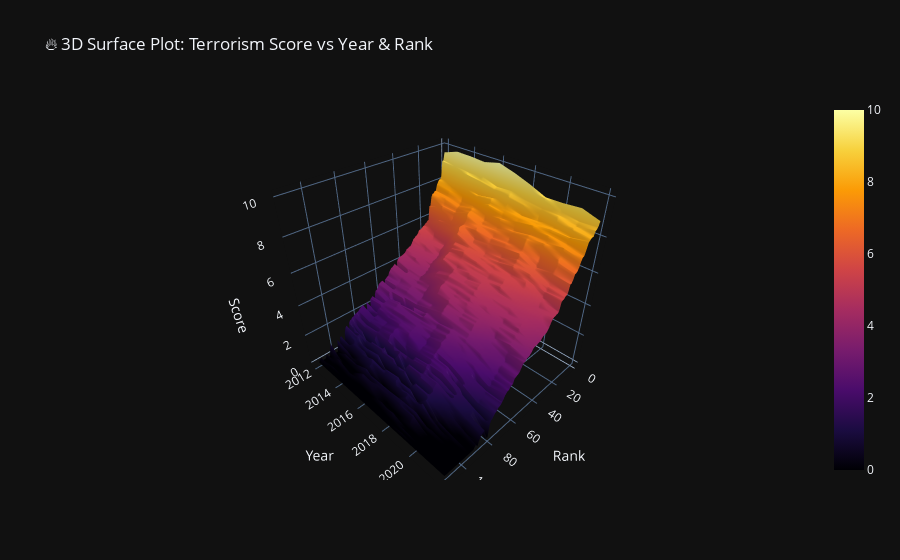

Notebook code cell kept with this figure:
### Code cell
# step4_3d_visualization_2.py
import pandas as pd
import plotly.graph_objects as go

data = pd.read_csv(r"C:\xml\gti_cleaned.csv")

# Pivot data for 3D surface (Year vs Rank)
pivot = data.pivot_table(values='Score', index='Year', columns='Rank', aggfunc='mean').fillna(0)

fig = go.Figure(data=[go.Surface(
    z=pivot.values,
    x=pivot.columns,
    y=pivot.index,
    colorscale='Inferno'
)])
fig.update_layout(
    title='🔥 3D Surface Plot: Terrorism Score vs Year & Rank',
    scene=dict(
        xaxis_title='Rank',
        yaxis_title='Year',
        zaxis_title='Score'
    ),
    autosize=True,
    template='plotly_dark'
)
fig.show()

### Figure 1 — Plotly figure (JSON) as saved in the notebook; plotly's stock layout.template omitted (floating-point values rounded to 4 significant figures; data arrays with more than 128 entries replaced by an {"elided": "..."} marker saying what was removed)
{"data": [{"colorscale": [[0, "#000004"], [0.1111, "#1b0c41"], [0.2222, "#4a0c6b"], [0.3333, "#781c6d"], [0.4444, "#a52c60"], [0.5556, "#cf4446"], [0.6667, "#ed6925"], [0.7778, "#fb9b06"], [0.8889, "#f7d13d"], [1, "#fcffa4"]], "type": "surface", "x": [1, 2, 3, 4, 5, 6, 7, 8, 9, 10, 11, 12, 13, 14, 15, 16, 17, 18, 19, 20, 21, 22, 23, 24, 25, 26, 27, 28, 29, 30, 31, 32, 33, 34, 35, 36, 37, 38, 39, 40, 41, 42, 43, 44, 45, 46, 47, 48, 49, 50, 51, 52, 53, 54, 55, 56, 57, 58, 59, 60, 61, 62, 63, 64, 65, 66, 67, 68, 69, 70, 71, 72, 73, 74, 75, 76, 77, 78, 79, 80, 81, 82, 83, 84, 85, 86, 87, 88, 89, 90, 91, 92, 93, 94, 95, 96, 97, 98, 99, 100, 101, 102, 103, 104, 105, 106, 107, 108, 109, 110, 111, 112], "y": [2012, 2013, 2014, 2015, 2016, 2017, 2018, 2019, 2020, 2021, 2022], "z": {"elided": "11x112 float values"}}], "layout": {"autosize": true, "scene": {"xaxis": {"title": {"text": "Rank"}}, "yaxis": {"title": {"text": "Year"}}, "zaxis": {"title": {"text": "Score"}}}, "title": {"text": "🔥 3D Surface Plot: Terrorism Score vs Year & Rank"}}}
